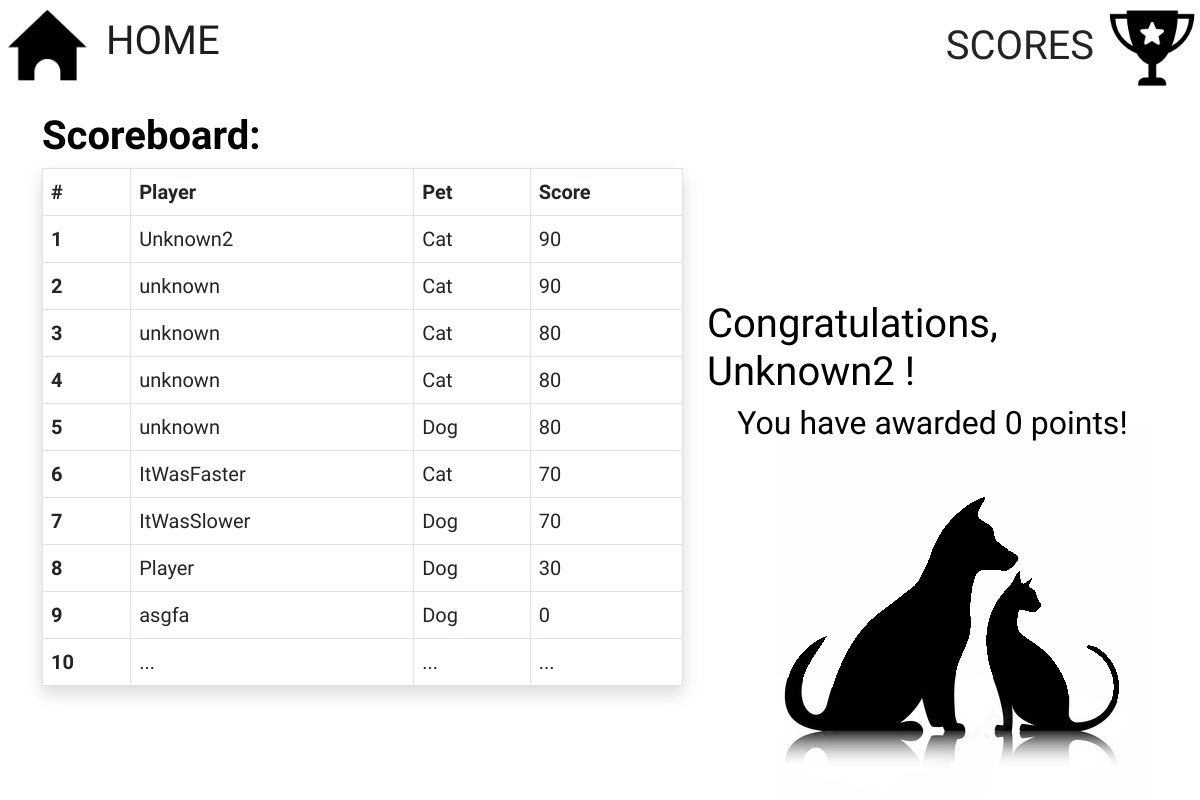
/scoreboard/80/, run on the app's committed database.
### quiz/models.py (models this page shows, shortened)
class Game(models.Model):
    category = models.ForeignKey(Category, on_delete= models.PROTECT)
    pet = models.ForeignKey(Pet, on_delete= models.PROTECT)
    player_name = models.CharField(max_length = 24)
    is_finished =models.BooleanField(default=False)
    total_score = models.IntegerField(default = 0)
    current_question_index = models.IntegerField(default = 0)
    total_number_of_questions = models.IntegerField(default = 10)
    questionset = models.ManyToManyField(Question)
    def __len__(self):
        return abs(self.total_number_of_questions)

class Pet(models.Model):
    name = models.CharField(max_length = 24)
    proudness = models.IntegerField(default=5)
    helpfulness = models.IntegerField(default=5)
    confidnece = models.IntegerField(default=5)
    knowledge = models.IntegerField(default=5)
    def __str__(self):
        return str(self.name)

### quiz/views.py (the view)
# urls.py: path('scoreboard/<int:game_id>/', views.scoreboard, name='scoreboard'),
def scoreboard(request, game_id=0):
    context= {}
    if game_id:
        player_game = Game.objects.get(id=game_id)
        context['game']=player_game
    games = list(Game.objects.filter(is_finished=True).order_by('-total_score'))
    scoreboard_rows = 10
    while len(games) < scoreboard_rows:
        games.append(None)
    games = enumerate((games)[:scoreboard_rows])
    context['games']=games
    return render(request, 'quiz/scoreboard.html', context)

### quiz/templatetags/randomimage.py (called while the page is built)
@register.simple_tag
def random_image():
    images_paths = ['dogcat1.png','dogcat2.png','dogcat3.png']
    return random.choice(images_paths)

### quiz/templates/quiz/scoreboard.html
{% extends 'quiz/base.html' %}
{% block content %}
<div class="row">
	{% if game %}
	<div class="col-5 order-md-2 d-flex flex-column align-items-center justify-content-center">
		<h1>Congratulations, {{game.player_name}} !</h1>
		<h2 class="pb-5">You have awarded {{game.total_score}} points!</h2>
	</div>
	{% endif %}
	<div class="col-7">
		<h1 class="pt-3 fw-bold">Scoreboard:</h1>
		<table class="table table-bordered shadow" style="max-width: 800px;">
			<thead>
				<tr>
					<th scope="col">#</th>
					<th scope="col">Player</th>
					<th scope="col">Pet</th>
					<th scope="col">Score</th>
				</tr>
			</thead>
			<tbody>
				{% for nr, game in games %}
					{% if game %}
						<tr>
							<th scope="row">{{nr|add:'1'}}</th>
							<td>{{game.player_name}}</td>
							<td>{{game.pet}}</td>
							<td>{{game.total_score}}</td>
						</tr>
					{% else %}
						<tr>
							<th scope="row">{{nr|add:'1'}}</th>
							<td>...</td>
							<td>...</td>
							<td>...</td>
						</tr>
					{% endif %}
				{% endfor %}
			</tbody>
		</table>
	</div>
</div>
{% endblock content %}

### static/css/style.css (style rules this page uses)
body { background: #fff; color: black; font-size: 20px; font-family: 'Indie Flower', cursive; }

### data on the page
Game: player_name "Unknown2", total_score "0"
Game: nr "1", player_name "Unknown2", pet "Cat", total_score "90"
Game: pet "2", player_name "unknown", pet "Cat", total_score "90"
Game: nr "3", player_name "unknown", pet "Cat", total_score "80"
Game: nr "4", player_name "unknown", pet "Cat", total_score "80"
Game: nr "5", player_name "unknown", pet "Dog", total_score "80"
Game: nr "6", player_name "ItWasFaster", pet "Cat", total_score "70"
Game: nr "7", player_name "ItWasSlower", pet "Dog", total_score "70"
Game: nr "8", player_name "Player", pet "Dog", total_score "30"
Game: nr "9", player_name "asgfa", pet "Dog", total_score "0"

### other printed values
{{ nr|add:'1' }} "10"
